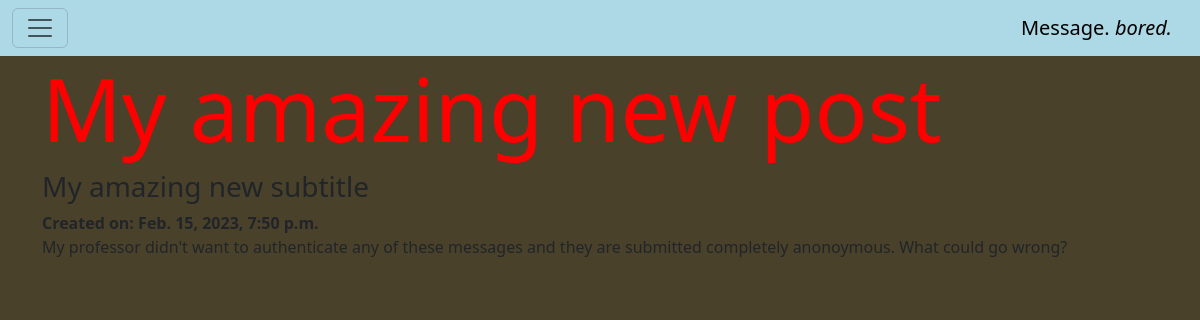
Screenshot of /posts/5/ with the database file from the repository.
### posts/models.py (models this page shows, shortened)
class Post(models.Model):
    title = models.CharField(max_length=128)
    subtitle = models.CharField(max_length=128)
    body = models.TextField()
    created_on = models.DateTimeField(auto_now_add=True)

### posts/views.py (the view)
# urls.py: path("<int:pk>/", PostDetailView.as_view(), name="detail")
class PostDetailView(DetailView):
        template_name = "detail.html"
        model = Post

### templates/detail.html (shortened to what this page needs)
{% extends 'base.html' %}
{% block content %}
<h1>{{ post.title }}</h1>
<h3>{{ post.subtitle }}</h3>
<strong>Created on: {{ post.created_on }}</strong>
<p>{{ post.body }}</p>
{% endblock content %}

### static/css/base.css (style rules this page uses)
h1, h3 { justify-content: center; }
h1 { color: red; font-size: 88px; }
body { background-color: #4A412A; }

### rows the page displays
Post: title "My amazing new post", subtitle "My amazing new subtitle", created_on "Feb. 15, 2023, 7:50 p.m.", body "My professor didn't want to authenticate any of these messages and they are submitted completely anonoymous. What could go wrong?"
